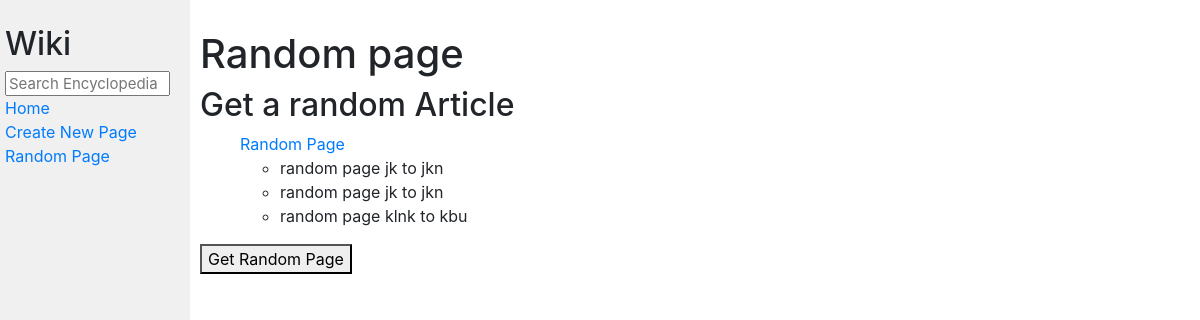
Page /random/ on the earlier database version.
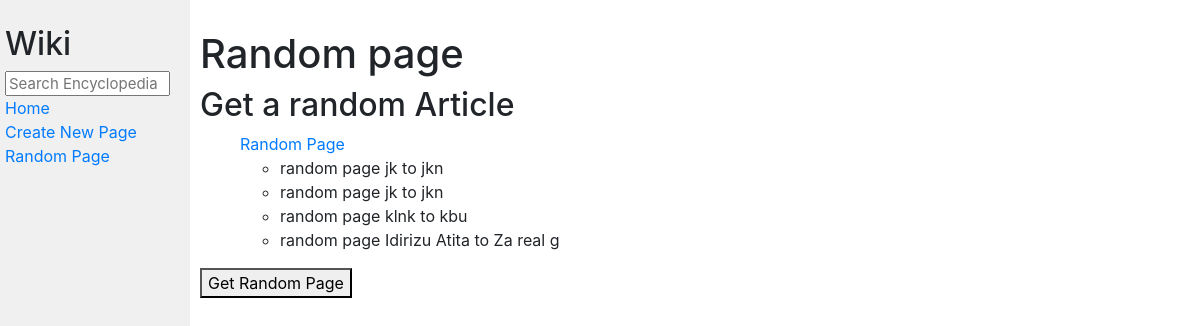
Same page on the later database version.
### encyclopedia/models.py (models this page shows, shortened)
class saved_pages(models.Model):
    title = models.CharField(max_length=64)
    text_page = models.TextField()
    user_id = models.IntegerField(primary_key=True)

### encyclopedia/views.py (the view, shortened to what this page needs)
# urls.py: path('random/', views.random, name='random') # das erste ist dass was oben beim Link im browser steht, also es ist nicht von gro
def random(request):
    return render(request, "encyclopedia/random.html", {
        "save": saved_pages.objects.all()
    })

### encyclopedia/templates/encyclopedia/random.html (shortened to what this page needs)
{% extends "encyclopedia/layout.html" %}
{% block body %}
    {%if request.method == "GET"%}
    <h1>Random page</h1>
    <form method="get" action="{% url 'random' %}">
        <h2>Get a random Article</h2>
        <ul>
            <a href="{% url 'random' %}">Random Page</a>
            {% for ran in save %}
            <ul>
                <li>random page {{ ran.title }} to {{ ran.text_page }}</li>
            </ul>
            {% endfor %}
        </ul>
        <button type="submit">Get Random Page</button>
    </form>
    {% else %}
    <form method="post" action="{% url 'article' %}"></form>
    {% endif %}
{% endblock %}

### encyclopedia/templates/encyclopedia/layout.html (shortened to what this page needs)
{% load static %}
<!DOCTYPE html>
<html lang="en">
    <head>
        <link rel="stylesheet" href="https://stackpath.bootstrapcdn.com/bootstrap/4.4.1/css/bootstrap.min.css">
        <link href="{% static 'encyclopedia/styles.css' %}" rel="stylesheet">
    </head>
    <body>
        <div class="row">
            <div class="sidebar col-lg-2 col-md-3">
                <h2>Wiki</h2>
                <form>
                    <input class="search" type="text" name="q" placeholder="Search Encyclopedia">
                </form>
                <div>
                    <a href="{% url 'index' %}">Home</a>
                </div>
                <div>
                    <a href="{% url 'create' %}">Create New Page</a>
                </div>
                <div>
                    <a href="{% url 'random' %}">Random Page</a>
                </div>
            </div>
            <div class="main col-lg-10 col-md-9">
                {% block body %}
                {% endblock %}
            </div>
        </div>
    </body>
</html>

### encyclopedia/static/encyclopedia/styles.css (style rules this page uses)
body { margin: 0; background-color: white; }
h1 { margin-top: 0px; padding-top: 20px; }
.main { padding: 10px; }
.search { width: 100%; font-size: 15px; line-height: 15px; }
.sidebar { background-color: #f0f0f0; height: 100vh; padding: 20px; }
.sidebar h2 { margin-top: 5px; }

Differences in the rows shown:
added saved_pages: title "Idirizu Atita", text_page "Za real g"
